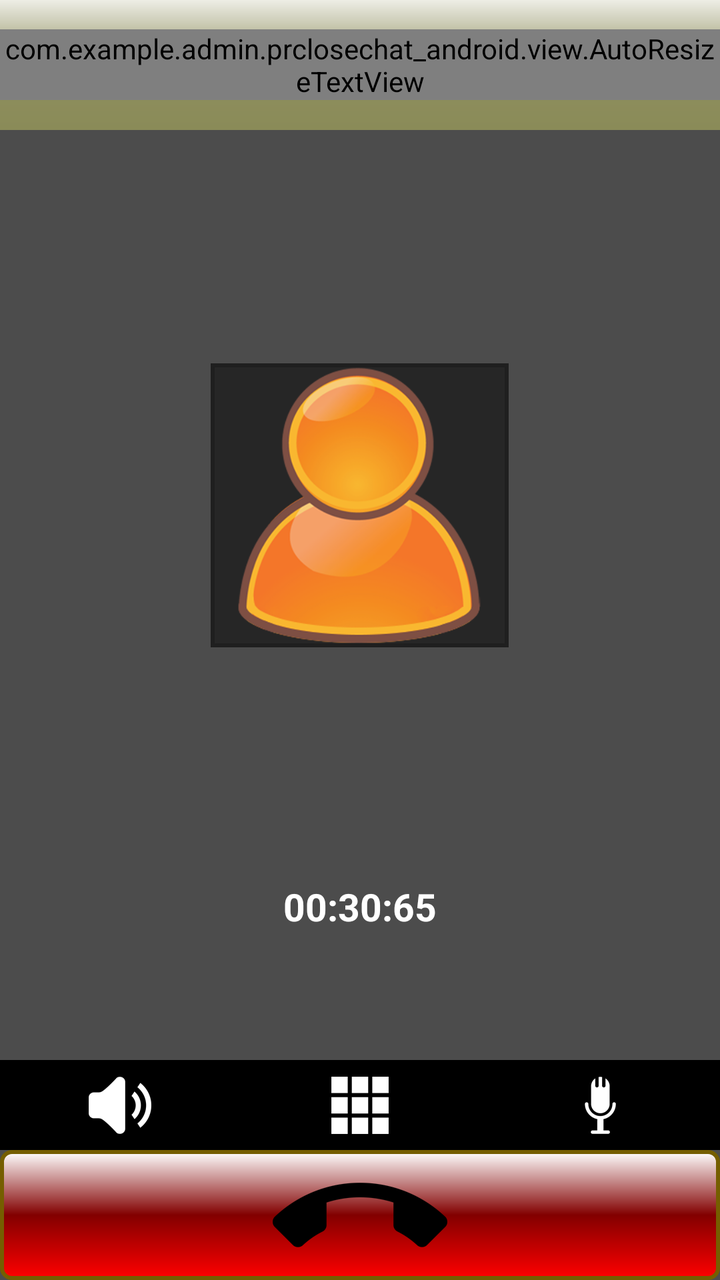
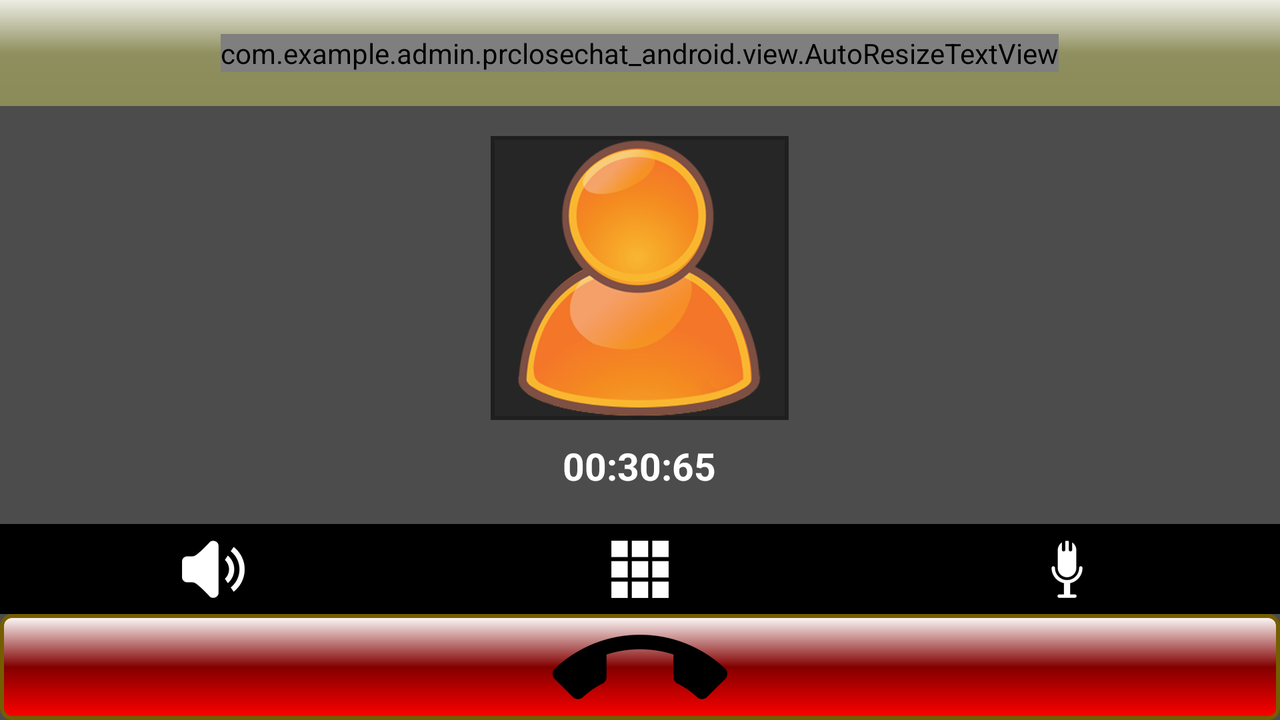

First picture: res/layout/ on a phone held upright. Second picture: the repository's own variant of that layout, on a device whose configuration matches the variant's folder. Source for both follows.
<!-- AndroidManifest.xml: application theme AppTheme -->
<!-- res/layout/activity_call2.xml -->
<?xml version="1.0" encoding="utf-8"?>
<RelativeLayout xmlns:android="http://schemas.android.com/apk/res/android"
    android:layout_width="match_parent"
    android:layout_height="match_parent"
    android:background="#4c4c4c">

    <LinearLayout
        android:id="@+id/div1"
        android:layout_width="match_parent"
        android:layout_height="@dimen/size_60"
        android:background="@drawable/shape_item_list"
        android:gravity="center">

        <com.example.admin.prclosechat_android.view.AutoResizeTextView
            android:layout_width="wrap_content"
            android:layout_height="wrap_content"
            android:text="UserName"
            android:textSize="@dimen/textsize_24sp"
            android:textStyle="bold" />
    </LinearLayout>
<RelativeLayout
    android:layout_width="match_parent"
    android:layout_height="match_parent"
    android:layout_above="@+id/tvTime"
    android:layout_below="@+id/div1">
    <LinearLayout
        android:layout_width="@dimen/size_216dp"
        android:layout_height="@dimen/size_206dp"
        android:layout_centerInParent="true"
        android:gravity="center"
        android:background="@drawable/shape_avt_call">
<ImageView
    android:layout_width="match_parent"
    android:layout_height="match_parent"
    android:src="@drawable/ic_avtcall"
    android:scaleType="centerInside"/>
    </LinearLayout>
</RelativeLayout>
    <TextView
        android:id="@+id/tvTime"
        android:layout_width="wrap_content"
        android:layout_height="wrap_content"
        android:layout_above="@+id/div3"
        android:layout_centerInParent="true"
        android:layout_marginBottom="64dp"
        android:text="00:30:65"
        android:textColor="@color/white"
        android:textSize="@dimen/textsize_14sp"
        android:textStyle="bold" />

    <LinearLayout
        android:id="@+id/div3"
        android:layout_width="match_parent"
        android:layout_height="@dimen/size_40dp"
        android:layout_above="@+id/lnCallOff"
        android:layout_alignParentLeft="true"
        android:layout_alignParentStart="true"
        android:background="@color/back1"
        android:orientation="horizontal">

        <RelativeLayout
            android:layout_width="match_parent"
            android:layout_height="match_parent"
            android:layout_weight="1">

            <ImageView
                android:layout_width="match_parent"
                android:layout_height="match_parent"
                android:src="@drawable/ic_vollum"
                android:scaleType="centerInside"/>
        </RelativeLayout>

        <RelativeLayout
            android:layout_width="match_parent"
            android:layout_height="match_parent"
            android:layout_weight="1">

            <ImageView
                android:layout_width="match_parent"
                android:layout_height="match_parent"
                android:layout_centerInParent="true"
                android:src="@drawable/ic_showkeyboard"
                android:scaleType="centerInside"/>
        </RelativeLayout>

        <RelativeLayout
            android:layout_width="match_parent"
            android:layout_height="match_parent"
            android:layout_weight="1">

            <ImageView
                android:layout_width="match_parent"
                android:layout_height="match_parent"
                android:layout_alignParentRight="true"
                android:src="@drawable/ic_void"
                android:scaleType="centerInside"/>
        </RelativeLayout>

    </LinearLayout>

    <LinearLayout
        android:id="@+id/lnCallOff"
        android:layout_width="match_parent"
        android:layout_height="@dimen/size_60"
        android:layout_alignParentBottom="true"
        android:layout_alignParentLeft="true"
        android:layout_alignParentStart="true"
        android:background="@drawable/shape_button_calloff"
        android:gravity="center">

        <ImageView
            android:layout_width="wrap_content"
            android:layout_height="wrap_content"
            android:background="@drawable/ic_call" />
    </LinearLayout>
</RelativeLayout>
<!-- resources referenced by this layout -->
<resources>
  <color name="back1">#000000</color>
  <color name="white">#FFFFFF</color>
  <!-- from res/values-xxhdpi/ -->
  <dimen name="size_206dp">142dp</dimen>
  <!-- from res/values-xxhdpi/ -->
  <dimen name="size_216dp">149dp</dimen>
  <!-- from res/values-xxhdpi/ -->
  <dimen name="size_40dp">45dp</dimen>
  <!-- from res/values-xxhdpi/ -->
  <dimen name="size_60">65dp</dimen>
  <!-- from res/values-xxhdpi/ -->
  <dimen name="textsize_14sp">19sp</dimen>
  <!-- from res/values-xxhdpi/ -->
  <dimen name="textsize_24sp">29sp</dimen>
  <!-- drawable ic_avtcall: png bitmap (drawable-large-xhdpi, 87128 bytes) -->
  <!-- drawable ic_call: png bitmap (drawable-large-xhdpi, 2818 bytes) -->
  <!-- drawable ic_showkeyboard: png bitmap (drawable-large-xhdpi, 1219 bytes) -->
  <!-- drawable ic_void: png bitmap (drawable-large-xhdpi, 2190 bytes) -->
  <!-- drawable ic_vollum: png bitmap (drawable-large-xhdpi, 2912 bytes) -->
  <!-- drawable shape_avt_call (drawable-xxhdpi) -->
  <?xml version="1.0" encoding="utf-8"?>
  <shape xmlns:android="http://schemas.android.com/apk/res/android"
      android:shape="rectangle">
      <solid android:color="#262626"></solid>\
      <stroke android:color="@color/back"
          android:width="2dp"></stroke>
  
  </shape>
  <!-- drawable shape_button_calloff (drawable) -->
  <?xml version="1.0" encoding="utf-8"?>
  <shape xmlns:android="http://schemas.android.com/apk/res/android"
      android:shape="rectangle">
      <corners android:radius="5dp"></corners>
      <gradient
          android:angle="270"
          android:startColor="#ffffff"
          android:centerColor="#820000"
          android:endColor="#ff0000">
      </gradient>
      <stroke android:color="#755e00"
          android:width="2dp">
      </stroke>
  
  </shape>
  <!-- drawable shape_item_list (drawable) -->
  <?xml version="1.0" encoding="utf-8"?>
  <shape xmlns:android="http://schemas.android.com/apk/res/android"
      android:shape="rectangle">
      <gradient
          android:angle="270"
          android:startColor="#edede5"
          android:centerColor="#8f8f5f"
          android:endColor="#8a8b58">
      </gradient>
  
  </shape>
  <style name="AppTheme" parent="Theme.AppCompat">
      
  </style>
  <color name="back">#1f1f1f</color>
</resources>
<!-- res/layout-land/activity_call2.xml (the repository's variant of the layout above) -->
<!-- drawn on the phone turned sideways -->
<?xml version="1.0" encoding="utf-8"?>
<RelativeLayout xmlns:android="http://schemas.android.com/apk/res/android"
    android:layout_width="match_parent"
    android:layout_height="match_parent"
    android:background="#4c4c4c">

    <LinearLayout
        android:id="@+id/div1"
        android:layout_width="match_parent"
        android:layout_height="@dimen/size_48dp"
        android:background="@drawable/shape_item_list"
        android:gravity="center">

        <com.example.admin.prclosechat_android.view.AutoResizeTextView
            android:layout_width="wrap_content"
            android:layout_height="wrap_content"
            android:text="UserName"
            android:textSize="@dimen/textsize_24sp"
            android:textStyle="bold" />
    </LinearLayout>
    <LinearLayout
        android:layout_width="wrap_content"
        android:layout_height="wrap_content"
        android:layout_below="@+id/div1"
        android:layout_centerInParent="true"
        android:layout_marginTop="@dimen/size_10dp"
        android:gravity="center"
        android:orientation="vertical">

        <LinearLayout
            android:layout_width="@dimen/size_216dp"
            android:layout_height="@dimen/size_206dp"
            android:layout_centerInParent="true"
            android:background="@drawable/shape_avt_call"
            android:gravity="center">

            <ImageView
                android:layout_width="match_parent"
                android:layout_height="match_parent"
                android:scaleType="centerInside"
                android:src="@drawable/ic_avtcall" />
        </LinearLayout>

        <TextView
            android:id="@+id/tvTime"
            android:layout_width="wrap_content"
            android:layout_height="wrap_content"
            android:layout_above="@+id/lnCallOff"
            android:layout_centerInParent="true"
            android:layout_marginTop="@dimen/size_5dp"
            android:text="00:30:65"
            android:textColor="@color/white"
            android:textSize="@dimen/textsize_14sp"
            android:textStyle="bold" />
    </LinearLayout>

    <LinearLayout
        android:id="@+id/div3"
        android:layout_width="match_parent"
        android:layout_height="@dimen/size_40dp"
        android:layout_above="@+id/lnCallOff"
        android:layout_alignParentLeft="true"
        android:layout_alignParentStart="true"
        android:background="@color/back1"
        android:orientation="horizontal">

        <RelativeLayout
            android:layout_width="match_parent"
            android:layout_height="match_parent"
            android:layout_weight="1">

            <ImageView
                android:layout_width="match_parent"
                android:layout_height="match_parent"
                android:src="@drawable/ic_vollum"
                android:scaleType="centerInside"/>
        </RelativeLayout>

        <RelativeLayout
            android:layout_width="match_parent"
            android:layout_height="match_parent"
            android:layout_weight="1">

            <ImageView
                android:layout_width="match_parent"
                android:layout_height="match_parent"
                android:layout_centerInParent="true"
                android:src="@drawable/ic_showkeyboard"
                android:scaleType="centerInside"/>
        </RelativeLayout>

        <RelativeLayout
            android:layout_width="match_parent"
            android:layout_height="match_parent"
            android:layout_weight="1">

            <ImageView
                android:layout_width="match_parent"
                android:layout_height="match_parent"
                android:layout_alignParentRight="true"
                android:src="@drawable/ic_void"
                android:scaleType="centerInside"/>
        </RelativeLayout>

    </LinearLayout>

    <LinearLayout
        android:id="@+id/lnCallOff"
        android:layout_width="match_parent"
        android:layout_height="@dimen/size_48dp"
        android:layout_alignParentBottom="true"
        android:layout_alignParentLeft="true"
        android:layout_alignParentStart="true"
        android:background="@drawable/shape_button_calloff"
        android:gravity="center">

        <ImageView
            android:layout_width="wrap_content"
            android:layout_height="wrap_content"
            android:background="@drawable/ic_call" />
    </LinearLayout>
</RelativeLayout>
<!-- resources referenced by the variant -->
<!-- as the phone turned sideways resolves them -->
<resources>
  <color name="back1">#000000</color>
  <color name="white">#FFFFFF</color>
  <!-- from res/values-xxhdpi/ -->
  <dimen name="size_10dp">15dp</dimen>
  <!-- from res/values-xxhdpi/ -->
  <dimen name="size_206dp">142dp</dimen>
  <!-- from res/values-xxhdpi/ -->
  <dimen name="size_216dp">149dp</dimen>
  <!-- from res/values-xxhdpi/ -->
  <dimen name="size_40dp">45dp</dimen>
  <!-- from res/values-xxhdpi/ -->
  <dimen name="size_48dp">53dp</dimen>
  <!-- from res/values-xxhdpi/ -->
  <dimen name="size_5dp">10dp</dimen>
  <!-- from res/values-xxhdpi/ -->
  <dimen name="textsize_14sp">19sp</dimen>
  <!-- from res/values-xxhdpi/ -->
  <dimen name="textsize_24sp">29sp</dimen>
  <!-- drawable ic_avtcall: png bitmap (drawable-large-xhdpi, 87128 bytes) -->
  <!-- drawable ic_call: png bitmap (drawable-large-xhdpi, 2818 bytes) -->
  <!-- drawable ic_showkeyboard: png bitmap (drawable-large-xhdpi, 1219 bytes) -->
  <!-- drawable ic_void: png bitmap (drawable-large-xhdpi, 2190 bytes) -->
  <!-- drawable ic_vollum: png bitmap (drawable-large-xhdpi, 2912 bytes) -->
  <!-- drawable shape_avt_call (drawable-xxhdpi) -->
  <?xml version="1.0" encoding="utf-8"?>
  <shape xmlns:android="http://schemas.android.com/apk/res/android"
      android:shape="rectangle">
      <solid android:color="#262626"></solid>\
      <stroke android:color="@color/back"
          android:width="2dp"></stroke>
  
  </shape>
  <!-- drawable shape_button_calloff (drawable) -->
  <?xml version="1.0" encoding="utf-8"?>
  <shape xmlns:android="http://schemas.android.com/apk/res/android"
      android:shape="rectangle">
      <corners android:radius="5dp"></corners>
      <gradient
          android:angle="270"
          android:startColor="#ffffff"
          android:centerColor="#820000"
          android:endColor="#ff0000">
      </gradient>
      <stroke android:color="#755e00"
          android:width="2dp">
      </stroke>
  
  </shape>
  <!-- drawable shape_item_list (drawable) -->
  <?xml version="1.0" encoding="utf-8"?>
  <shape xmlns:android="http://schemas.android.com/apk/res/android"
      android:shape="rectangle">
      <gradient
          android:angle="270"
          android:startColor="#edede5"
          android:centerColor="#8f8f5f"
          android:endColor="#8a8b58">
      </gradient>
  
  </shape>
  <style name="AppTheme" parent="Theme.AppCompat">
      
  </style>
  <color name="back">#1f1f1f</color>
</resources>
